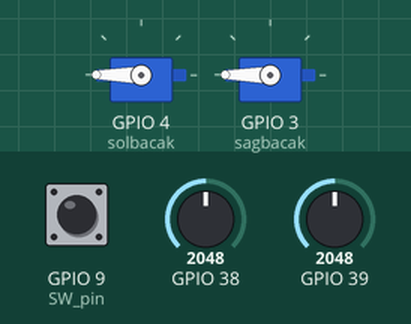
Simulated run of this sketch. Board: ESP32. On the bench: 2 × servo. The test bench sets the inputs (shaded band); at power-on: GPIO 38 = 2048, GPIO 39 = 2048, GPIO 9 (SW_pin) HIGH.

Above: at 1.2 s.
1.3 s: GPIO 38 set to 1043
2.8 s: GPIO 38 set to 962
At 3.28 s:
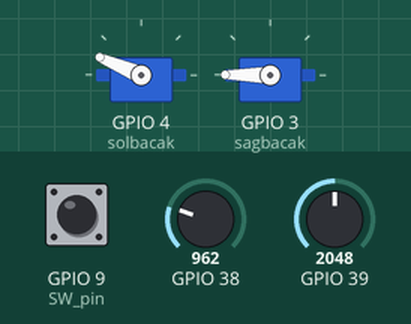
At 3.88 s:
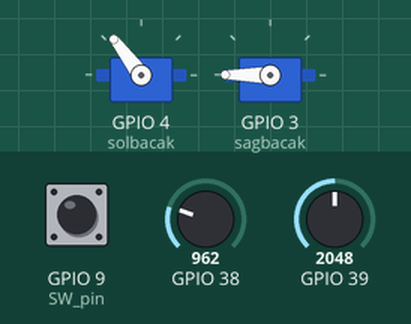
5.8 s: GPIO 39 set to 1046
7.9 s: GPIO 39 set to 952
At 8.07 s:
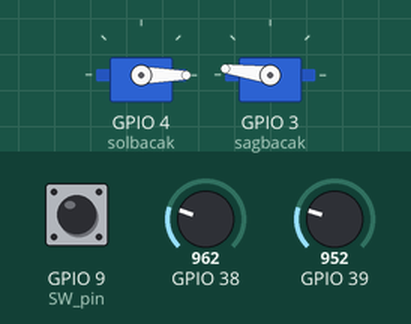
10.9 s: GPIO 38 set to 3457
13.0 s: GPIO 38 set to 3570
At 13.16 s:
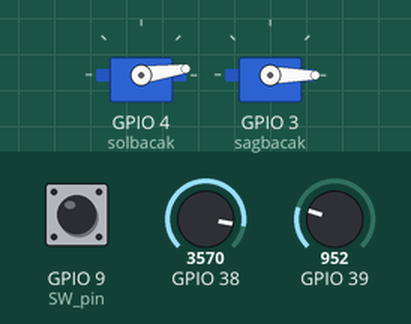
Timing chart, 0 to 17.0 s (numbered marks = the images above; inputs shaded):
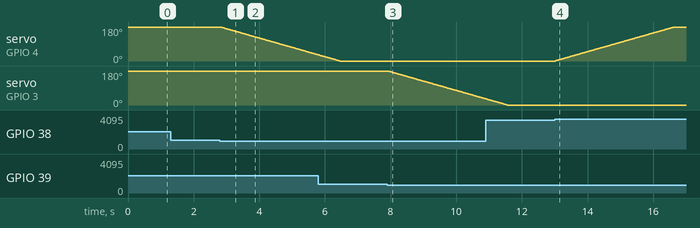

Measured:
- the behaviour switches between 1000 and 999 on GPIO 38 (found by bisection; images 0 and 1)
- the behaviour switches between 1000 and 999 on GPIO 39 (found by bisection; images 2 and 3)
- the behaviour switches between 3500 and 3501 on GPIO 38 (found by bisection; images 3 and 4)
- after the input at 1.3 s, every drawn part: stays the same
- after the input at 2.8 s, servo on GPIO 4 (solbacak): moves from 180° to 33° over 3.0 s, starting at once
- after the input at 7.9 s, servo on GPIO 3 (sagbacak): moves from 180° to 33° over 3.0 s, starting at once
- after the input at 13.0 s, servo on GPIO 4 (solbacak): moves from 0° to 180° over 3.6 s, starting at once

The sketch:

servocontrol_with_joystick_for_deneyapmini.ino
```cpp
//DENEYAP MİNİ VERSİYON
#include <ESP32Servo.h>
// Pin Tanımlamaları
#define sagbacak D2
#define solbacak D3
#define catchme D9
#define SW_pin D10
Servo servo1;
Servo servo2;
Servo servo3;
int ykonum;
int y2konum;
int servoderece=180;
int servoderece2=180;
int servoderece3=180;
int Dig_Val;

void setup() {
  pinMode(A2,INPUT);
  pinMode(A3,INPUT);
  pinMode(SW_pin, INPUT_PULLUP);
  digitalWrite(SW_pin, LOW);
  servo1.attach(solbacak);
  servo2.attach(sagbacak);
  servo1.write(servoderece);
  servo2.write(servoderece2);
  servo2.write(servoderece3);
}

void loop() {
  Dig_Val = digitalRead(SW_pin);
  ykonum = analogRead(A2);
  y2konum = analogRead(A3);
  if (Dig_Val == HIGH){
    servoderece3 = servoderece3+1;
    delay(10);
  }

  if(ykonum<1000 && servoderece>0){
    servoderece = servoderece-1;
  } else if (ykonum>3500 && servoderece<180){
    servoderece = servoderece+1;
  } else if(y2konum<1000 && servoderece2>0){
    servoderece2 = servoderece2-1;
  } else if (y2konum>3500 && servoderece2<180){
    servoderece2 = servoderece2+1;
  }
  servo1.write(servoderece);
  servo2.write(servoderece2);
  delay(10);
}
```
